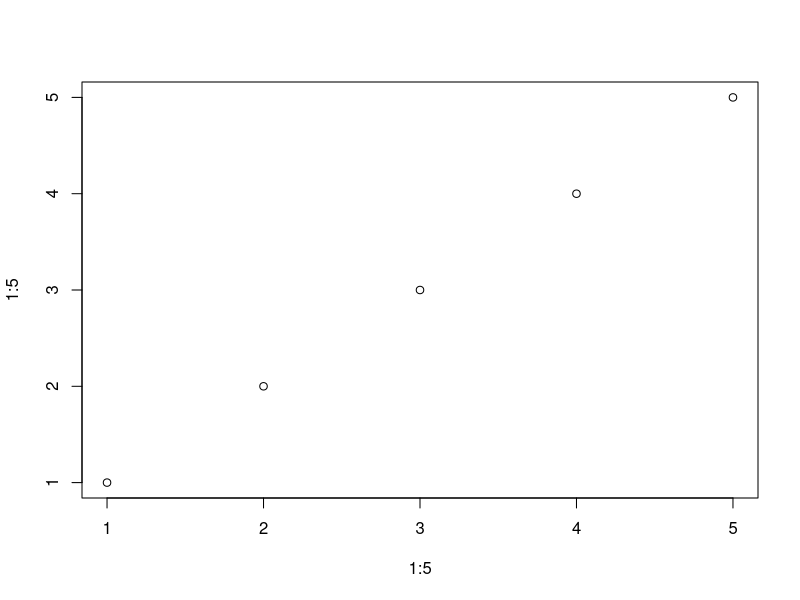
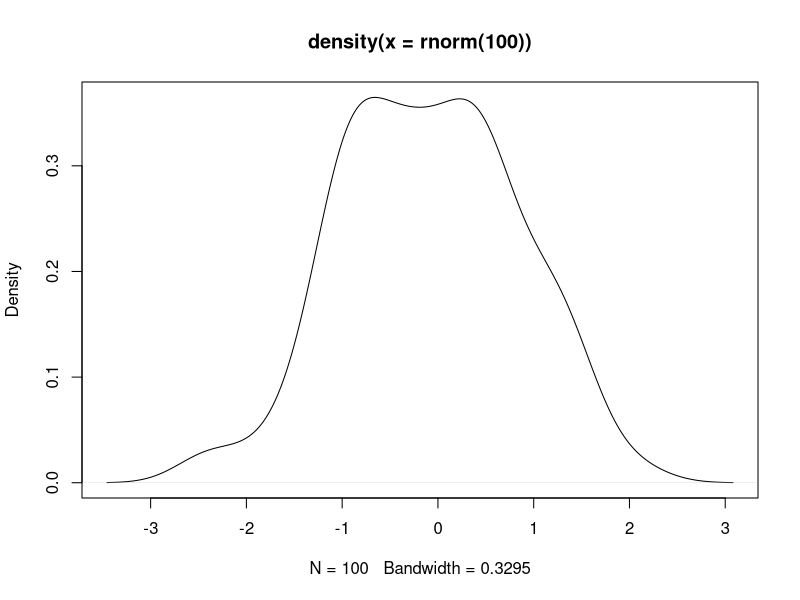

Recreate these plots in R, in order.
## ---- chunk 1
knitr::kable(
  x = mtcars[1:6, 1:6],
  caption = 'A subset of mtcars.'
)
## ---- chunk 2
#| tbl-cap: "A subset of iris."
knitr::kable(head(iris[,c(1,2,3,4)], 15))
## ---- chunk 3
#| fig.cap: "Plot 1 to 5"
plot(1:5, 1:5)
## ---- chunk 4
#| fig-cap: "Density plot"
plot(density(rnorm(100)))
